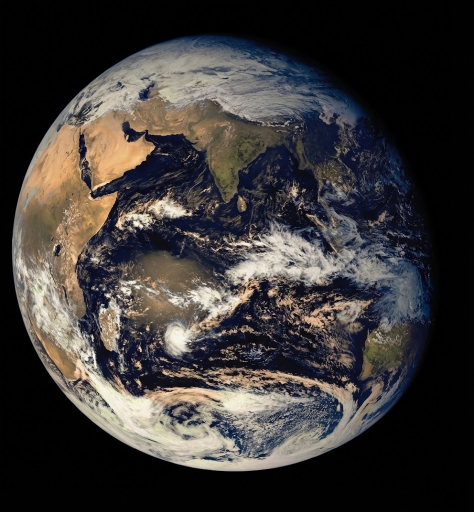
#> input picture input.jpg, 948 x 1024 px (shown at 1/2 size)
$ python apt_builder.py input.jpg out.png
#> lines starting #> are read from the running program, lines starting #| are printed output that depends on the picture; after the words box and inside, x2 and y2 are one past the last pixel; in counts of white or black regions, pixels touching at a corner belong together
#!/usr/bin/env python3
"""
NOAA APT (Automatic Picture Transmission) frame compositor.

This script builds a *video-domain* APT raster (grayscale PNG) that follows the
APT line format described in the NOAA KLM User’s Guide, Section 4.2
(“Real-Time Data Systems for Local Users / APT”), including:

  - Channel A and Channel B line structure:
        SYNC  | SPACE+MARKER | IMAGE | TELEMETRY
  - Sync signals:
        Sync A: 1040 Hz reference (implemented as a 2/2 square wave at Fs=4160)
        Sync B: 832 Hz reference / pulse train (implemented as a 3/2 pattern at Fs=4160)
  - Minute markers in the SPACE/MARKER field:
        Every 60 seconds (120 lines at 2 lines/s), transmit 2 “black” lines then
        2 “white” lines, arranged so each is visible in the intended channel.
  - Telemetry “wedges” and calibration blocks:
        16 blocks per frame, each block spans 8 successive video lines (128-line frame).

The output is an intermediate representation of the APT video levels suitable for
conversion into an audio or IQ waveform.

References:
- https://web.archive.org/web/20070316190349/http://www2.ncdc.noaa.gov/docs/klm/html/c4/sec4-2.htm#f423-3
- https://noaa-apt.mbernardi.com.ar/how-it-works.html

"""
import argparse
import numpy as np
from PIL import Image

FS_VIDEO = 4160

LOW = 11
HIGH = 244

SYNC_WIDTH = 39
SPACE_WIDTH = 47
IMG_WIDTH = 909
TELEM_WIDTH = 45

#1: Visible. Wavelength: 0.58µm - 0.68µm. Daytime cloud and surface mapping.
#2: Near-infrared. Wavelength: 0.725 - 1.00µm. Land-water boundaries.
#3A: Infrared. Wavelength: 1.58µm - 1.64µm. Snow and ice detection.
#3B: Infrared. Wavelength: 3.55µm - 3.93µm. Night cloud mapping, sea surface temperature.
#4: Infrared. Wavelength: 10.30µm - 11.30µm. Night cloud mapping, sea surface temperature.
#5: Infrared. Wavelength: 11.50µm - 12.50µm. Sea surface temperature.
CHANNEL_ID_A = "3A"
CHANNEL_ID_B = "4"

def make_sync_a(height: int) -> np.ndarray:
    one_line = np.full(SYNC_WIDTH, LOW, dtype=np.uint8)

    start = 4
    cycles = 7
    samples_per_cycle = FS_VIDEO // 1040  # expected 4

    tone_len = cycles * samples_per_cycle  # 28
    end = start + tone_len  # 32

    one_cycle = np.array([HIGH, HIGH, LOW, LOW], dtype=np.uint8)
    one_line[start:end] = np.tile(one_cycle, cycles)

    # Remaining SYNC samples stay LOW.
    return np.repeat(one_line[np.newaxis, :], height, axis=0)


def make_sync_b(height: int) -> np.ndarray:
    one_line = np.full(SYNC_WIDTH, LOW, dtype=np.uint8)

    start = 4
    samples_per_period = FS_VIDEO // 832  # expected 5
    periods = 7  # 4 + 7*5 = 39

    one_period = np.array([HIGH, HIGH, HIGH, LOW, LOW], dtype=np.uint8)
    one_line[start:start + periods * samples_per_period] = np.tile(one_period, periods)

    return np.repeat(one_line[np.newaxis, :], height, axis=0)

def make_telemetry(height: int, channel_id: int) -> np.ndarray:
    TELEM_BLOCK_LINES = 8
    TELEM_PERIOD = TELEM_BLOCK_LINES * 16
    BASE_WEDGES = [31, 63, 95, 127, 159, 191, 224, 255, 0]
    channel_wedge = CHANNEL_ID_TO_WEDGE = {
        "1":  BASE_WEDGES[0],
        "2":  BASE_WEDGES[1],
        "3A": BASE_WEDGES[2],
        "3B": BASE_WEDGES[5],
        "4":  BASE_WEDGES[3],
        "5":  BASE_WEDGES[4],
    }[channel_id]

    wedges = np.array([
        *BASE_WEDGES,
        110,  # Black body radiator termometer #1.
        120,  # Black body radiator termometer #2.
        130,  # Black body radiator termometer #3.
        140,  # Black body radiator termometer #4.
        80,   # Patch temperature.
        160,  # Temperature of the black body radiator observed by the imaging sensor
        channel_wedge,
    ], dtype=np.uint8)

    tlm = np.zeros((height, TELEM_WIDTH), dtype=np.uint8)
    for line in range(height):
        block = (line % TELEM_PERIOD) // TELEM_BLOCK_LINES
        tlm[line, :] = wedges[block]

    return tlm

def make_space(height: int, reference_value: int):
    space = np.zeros((height, SPACE_WIDTH), dtype=np.uint8)

    for line in range(height):
        m = line % 120
        if m < 2:
            space[line, :] = LOW
        elif m < 4:
            space[line, :] = HIGH
        else:
            space[line, :] = reference_value

    return space

def build_channel(
    image: np.ndarray,
    which: str,
) -> np.ndarray:
    h = image.shape[0]

    if which == "a":
        sync = make_sync_a(h)
        space = make_space(h, LOW)
        tlm = make_telemetry(h, CHANNEL_ID_A)
    elif which == "b":
        sync = make_sync_b(h)
        space = make_space(h, HIGH)
        tlm = make_telemetry(h, CHANNEL_ID_B)
    else:
        raise ValueError("which must be 'a' or 'b'")

    return np.hstack([sync, space, image, tlm])

def prepare_image(path):
#> called with path = 'input.jpg'
    img = Image.open(path).convert("L")
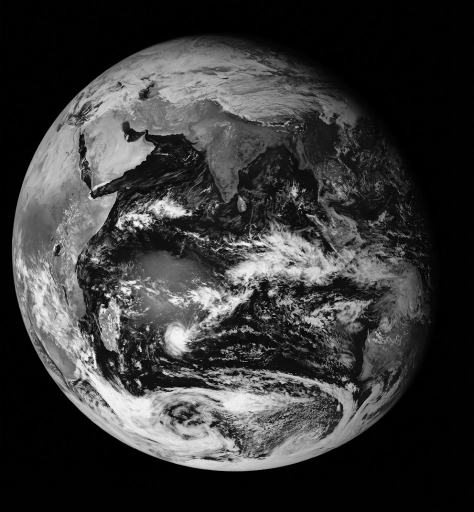
#> img: PIL image 948x1024 L (shown at 1/2 size); min 0, max 254, mean 57.3

    aspect = img.width / img.height
#> aspect = 0.926
    new_width = IMG_WIDTH
    new_height = int(round(new_width / aspect))
#> new_height = 982

    img = img.resize((new_width, new_height), Image.LANCZOS)
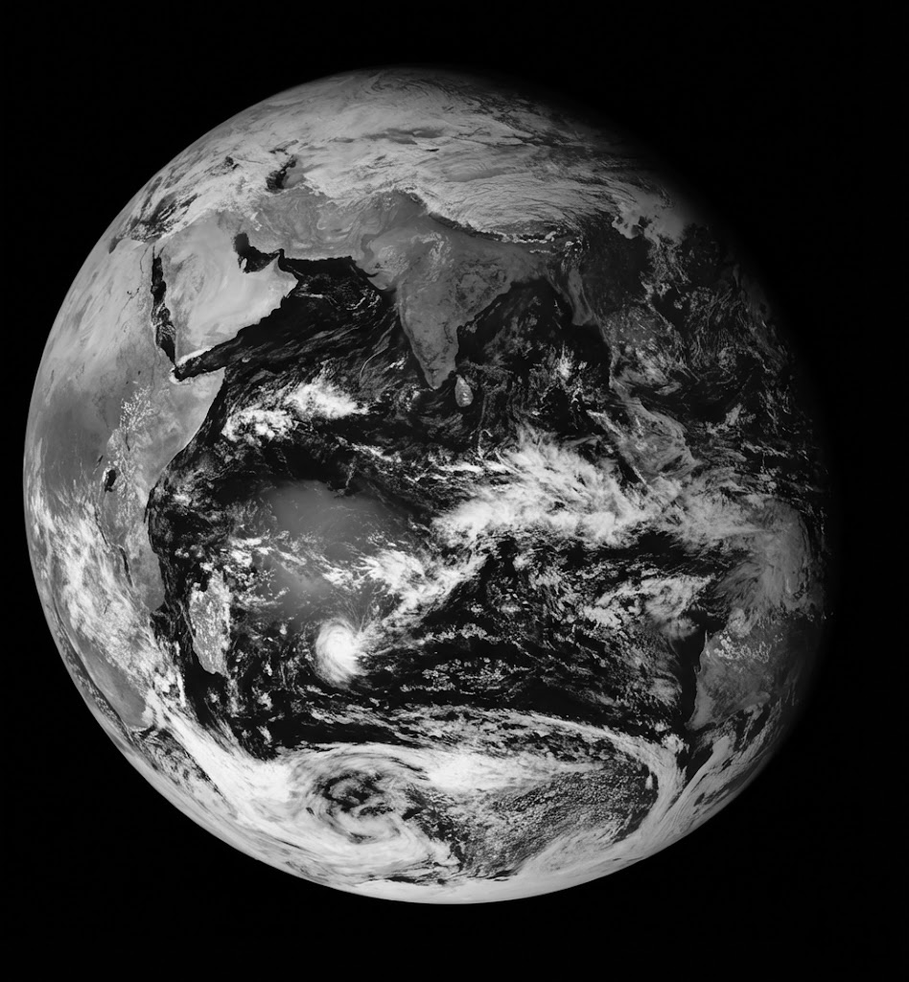
#> img: PIL image 909x982 L; min 0, max 255, mean 57.3

    arr = np.array(img, dtype=np.uint8)

    assert arr.shape[1] == IMG_WIDTH
    return arr

def pad_image_to_height(image: np.ndarray, height: int) -> np.ndarray:
    if image.shape[0] == height:
        return image
    if image.shape[0] > height:
        raise ValueError("pad_image_to_height called with smaller target height")

    out = np.zeros((height, image.shape[1]), dtype=np.uint8)
    out[: image.shape[0], :] = image
    return out


def main():
    parser = argparse.ArgumentParser()
    parser.add_argument("input_png_a")
    parser.add_argument("output_png")
    parser.add_argument(
        "--input-png-b",
        default=None,
        help="Optional second input image; if omitted, channel B image is black.",
    )
    args = parser.parse_args()

    image_a = prepare_image(args.input_png_a)

    if args.input_png_b is None:
        image_b = np.zeros((1, IMG_WIDTH), dtype=np.uint8)  # placeholder; will be padded
        image_b_height = 0
    else:
        image_b = prepare_image(args.input_png_b)
        image_b_height = image_b.shape[0]

    out_height = max(image_a.shape[0], image_b_height)
#> out_height = 982

    image_a = pad_image_to_height(image_a, out_height)

    if args.input_png_b is None:
        image_b = np.zeros((out_height, IMG_WIDTH), dtype=np.uint8)
    else:
        image_b = pad_image_to_height(image_b, out_height)


    chA = build_channel(image_a, "a")
#> after the loop in make_space, `for line in range(height):`:
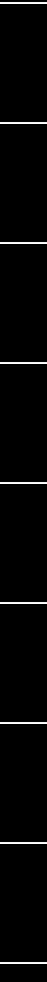
#> space: shape (982, 47); values 11 (black) and 244 (white), 1.8% white in thin lines or dots
#> in build_channel, `return np.hstack([sync, space, image, tlm])`:
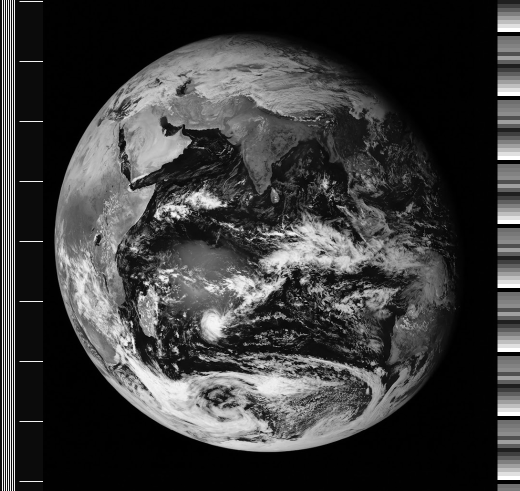
#> returned value: shape (982, 1040) (shown at 1/2 size); min 0, max 255, mean 59.7
    chB = build_channel(image_b, "b")
#> call 2 of make_space, with height = 982, reference_value = 244
#> after the loop in make_space (call 2), `for line in range(height):`:
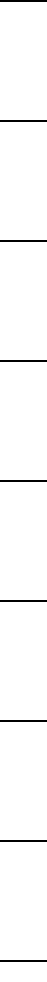
#> space: shape (982, 47); values 11 (black) and 244 (white), 98.2% white; black in thin lines or dots
#> call 2 of make_telemetry, with height = 982, channel_id = '4'
#> after the loop in make_telemetry (call 2), `for line in range(height):`:
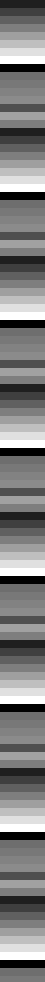
#> tlm: shape (982, 45); min 0, max 255, mean 125.7
#> image_b: shape (982, 909); every value is 0

    apt = np.hstack([chA, chB])
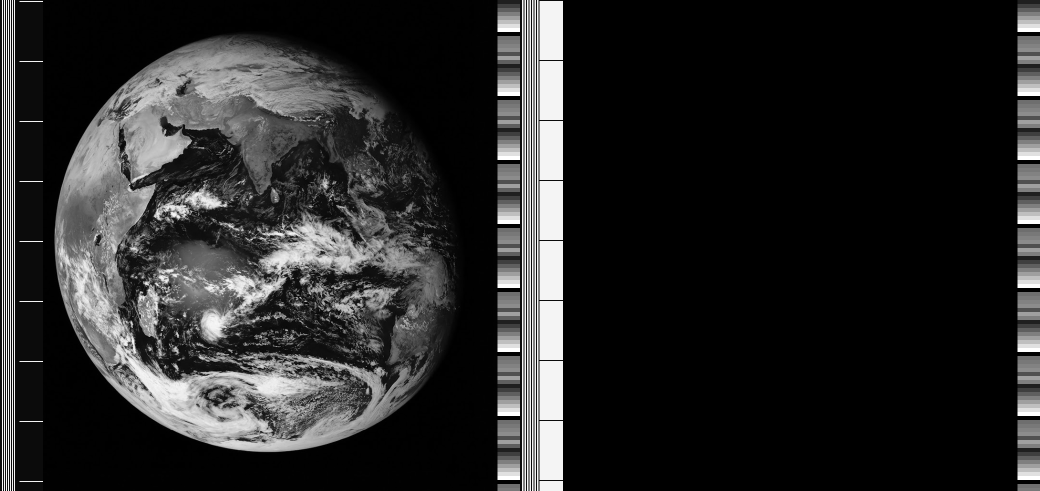
#> apt: shape (982, 2080) (shown at 1/2 size); min 0, max 255, mean 40.5

    if apt.shape[1] != 2080:
        raise RuntimeError(f"APT line width must be 2080, got {apt.shape[1]}")

    Image.fromarray(apt).save(args.output_png)


if __name__ == "__main__":
    main()

$ run again, on apt_2.jpg
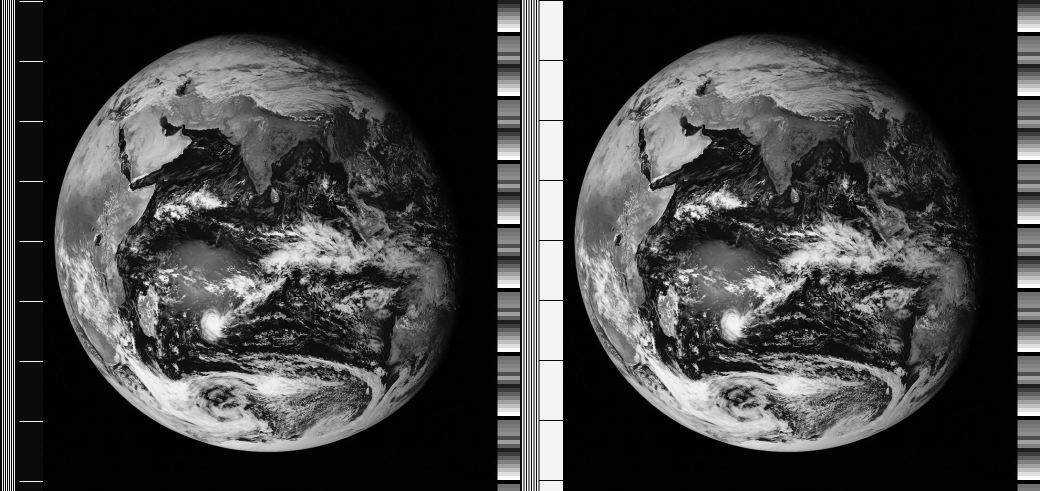
#> input picture apt_2.jpg, 2080 x 982 px (shown at 1/2 size)
#> in prepare_image, img is the input picture: PIL image 2080x982 L; min 0, max 255, mean 65.6
#> img: PIL image 909x429 L
#> after the loop in make_space, `for line in range(height):`:
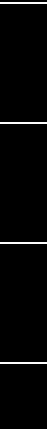
#> space: shape (429, 47); values 11 (black) and 244 (white), 1.9% white in thin lines or dots, all inside (x1, y1, x2, y2) = (0, 2, 47, 364)
#> image_b: shape (429, 909); every value is 0
#> in main, `apt = np.hstack([chA, chB])`:
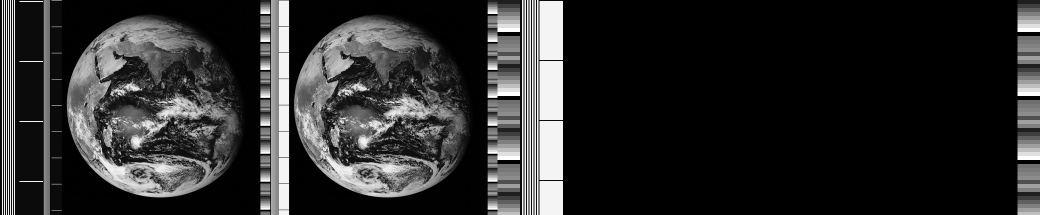
#> apt: shape (429, 2080) (shown at 1/2 size); min 0, max 255, mean 44.1
